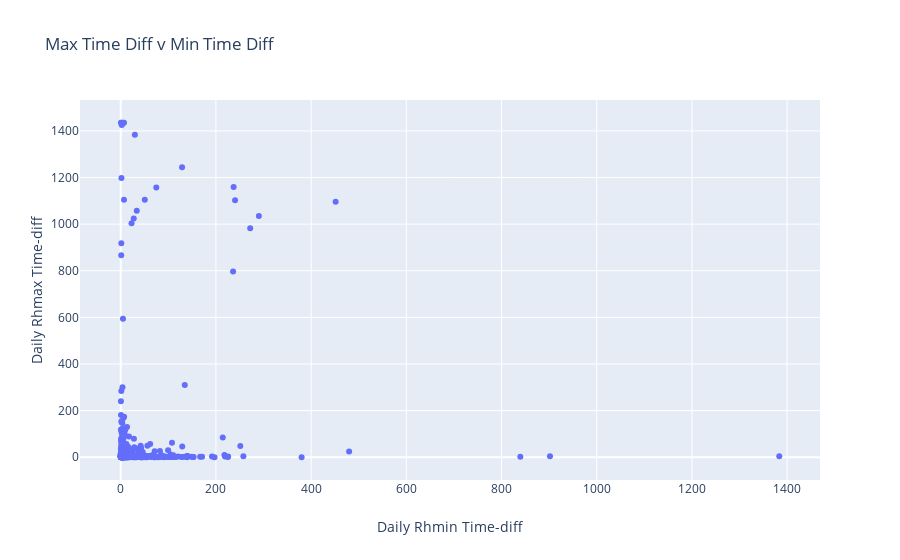

The code cell stored with this chart in its notebook:
### Code cell
time_fig = go.Figure(data=[go.Scatter(
    x=df.rhmntm_diff,y=df.rhmxtm_diff,text=df.date,mode='markers',name='rhmin')],
                   layout=go.Layout(title=go.layout.Title(text='Max Time Diff v Min Time Diff'),
                                   xaxis=go.layout.XAxis(title=go.layout.xaxis.Title(text='Daily Rhmin Time-diff')),
                                   yaxis=go.layout.YAxis(title=go.layout.yaxis.Title(text='Daily Rhmax Time-diff'))))
time_fig.show()

### Figure 1 — Plotly figure (JSON) as saved in the notebook; plotly's stock layout.template omitted (floating-point values rounded to 4 significant figures; data arrays with more than 128 entries replaced by an {"elided": "..."} marker saying what was removed)
{"data": [{"mode": "markers", "name": "rhmin", "text": {"elided": "749 str values"}, "type": "scatter", "x": {"elided": "749 float values"}, "y": {"elided": "749 float values"}}], "layout": {"title": {"text": "Max Time Diff v Min Time Diff"}, "xaxis": {"title": {"text": "Daily Rhmin Time-diff"}}, "yaxis": {"title": {"text": "Daily Rhmax Time-diff"}}}}
